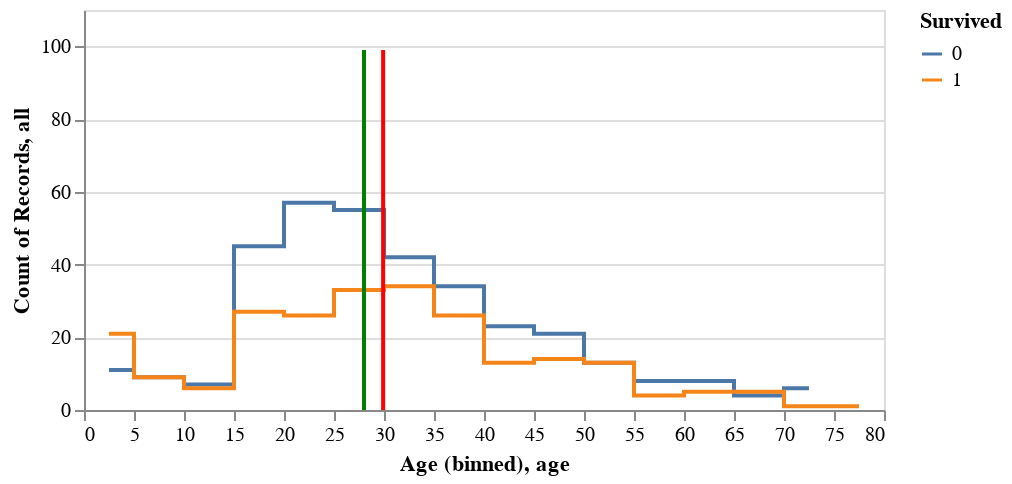

The notebook cell this image was saved under:
### Markdown cell above
We are dropping:
- `Name` as its a text field
- `Ticket` as its a text field
- `Cabin` because most of the values are `na`

### Code cell
age_plot = (
    alt.Chart(train_df)
    .mark_line(interpolate="step")
    .encode(x=alt.X("Age", bin=alt.Bin(maxbins=20)), y="count()", color="Survived:N")
    .properties(width=400, height=200)
)

age_plot + alt.Chart(
    pd.DataFrame(
        data={"age": np.repeat(np.mean(train_df.Age.dropna()), 100), "all": np.arange(0, 100)}
    )
).mark_line(color="red").encode(x="age", y="all") + alt.Chart(
    pd.DataFrame(
        data={"age": np.repeat(np.median(train_df.Age.dropna()), 100), "all": np.arange(0, 100)}
    )
).mark_line(color="green").encode(x="age", y="all")

### Figure 1 — Vega-Lite specification as saved in the notebook (floating-point values rounded to 4 significant figures; data arrays with more than 128 entries replaced by an {"elided": "..."} marker saying what was removed)
{"config": {"view": {"continuousWidth": 400, "continuousHeight": 300}}, "layer": [{"data": {"name": "data-82517b5cced3dedb367dfc6b8ada550f"}, "mark": {"type": "line", "interpolate": "step"}, "encoding": {"color": {"type": "nominal", "field": "Survived"}, "x": {"type": "quantitative", "bin": {"maxbins": 20}, "field": "Age"}, "y": {"type": "quantitative", "aggregate": "count"}}, "height": 200, "width": 400}, {"data": {"name": "data-ce2fe67f81f3658002635b422aad21b0"}, "mark": {"type": "line", "color": "red"}, "encoding": {"x": {"type": "quantitative", "field": "age"}, "y": {"type": "quantitative", "field": "all"}}}, {"data": {"name": "data-546fdf3207b6782c691efba5bdc3cc68"}, "mark": {"type": "line", "color": "green"}, "encoding": {"x": {"type": "quantitative", "field": "age"}, "y": {"type": "quantitative", "field": "all"}}}], "$schema": "https://vega.github.io/schema/vega-lite/v4.8.1.json", "datasets": {"data-82517b5cced3dedb367dfc6b8ada550f": {"elided": "712 records"}, "data-ce2fe67f81f3658002635b422aad21b0": [{"age": 29.91, "all": 0}, {"age": 29.91, "all": 1}, {"age": 29.91, "all": 2}, {"age": 29.91, "all": 3}, {"age": 29.91, "all": 4}, {"age": 29.91, "all": 5}, {"age": 29.91, "all": 6}, {"age": 29.91, "all": 7}, {"age": 29.91, "all": 8}, {"age": 29.91, "all": 9}, {"age": 29.91, "all": 10}, {"age": 29.91, "all": 11}, {"age": 29.91, "all": 12}, {"age": 29.91, "all": 13}, {"age": 29.91, "all": 14}, {"age": 29.91, "all": 15}, {"age": 29.91, "all": 16}, {"age": 29.91, "all": 17}, {"age": 29.91, "all": 18}, {"age": 29.91, "all": 19}, {"age": 29.91, "all": 20}, {"age": 29.91, "all": 21}, {"age": 29.91, "all": 22}, {"age": 29.91, "all": 23}, {"age": 29.91, "all": 24}, {"age": 29.91, "all": 25}, {"age": 29.91, "all": 26}, {"age": 29.91, "all": 27}, {"age": 29.91, "all": 28}, {"age": 29.91, "all": 29}, {"age": 29.91, "all": 30}, {"age": 29.91, "all": 31}, {"age": 29.91, "all": 32}, {"age": 29.91, "all": 33}, {"age": 29.91, "all": 34}, {"age": 29.91, "all": 35}, {"age": 29.91, "all": 36}, {"age": 29.91, "all": 37}, {"age": 29.91, "all": 38}, {"age": 29.91, "all": 39}, {"age": 29.91, "all": 40}, {"age": 29.91, "all": 41}, {"age": 29.91, "all": 42}, {"age": 29.91, "all": 43}, {"age": 29.91, "all": 44}, {"age": 29.91, "all": 45}, {"age": 29.91, "all": 46}, {"age": 29.91, "all": 47}, {"age": 29.91, "all": 48}, {"age": 29.91, "all": 49}, {"age": 29.91, "all": 50}, {"age": 29.91, "all": 51}, {"age": 29.91, "all": 52}, {"age": 29.91, "all": 53}, {"age": 29.91, "all": 54}, {"age": 29.91, "all": 55}, {"age": 29.91, "all": 56}, {"age": 29.91, "all": 57}, {"age": 29.91, "all": 58}, {"age": 29.91, "all": 59}, {"age": 29.91, "all": 60}, {"age": 29.91, "all": 61}, {"age": 29.91, "all": 62}, {"age": 29.91, "all": 63}, {"age": 29.91, "all": 64}, {"age": 29.91, "all": 65}, {"age": 29.91, "all": 66}, {"age": 29.91, "all": 67}, {"age": 29.91, "all": 68}, {"age": 29.91, "all": 69}, {"age": 29.91, "all": 70}, {"age": 29.91, "all": 71}, {"age": 29.91, "all": 72}, {"age": 29.91, "all": 73}, {"age": 29.91, "all": 74}, {"age": 29.91, "all": 75}, {"age": 29.91, "all": 76}, {"age": 29.91, "all": 77}, {"age": 29.91, "all": 78}, {"age": 29.91, "all": 79}, {"age": 29.91, "all": 80}, {"age": 29.91, "all": 81}, {"age": 29.91, "all": 82}, {"age": 29.91, "all": 83}, {"age": 29.91, "all": 84}, {"age": 29.91, "all": 85}, {"age": 29.91, "all": 86}, {"age": 29.91, "all": 87}, {"age": 29.91, "all": 88}, {"age": 29.91, "all": 89}, {"age": 29.91, "all": 90}, {"age": 29.91, "all": 91}, {"age": 29.91, "all": 92}, {"age": 29.91, "all": 93}, {"age": 29.91, "all": 94}, {"age": 29.91, "all": 95}, {"age": 29.91, "all": 96}, {"age": 29.91, "all": 97}, {"age": 29.91, "all": 98}, {"age": 29.91, "all": 99}], "data-546fdf3207b6782c691efba5bdc3cc68": [{"age": 28.0, "all": 0}, {"age": 28.0, "all": 1}, {"age": 28.0, "all": 2}, {"age": 28.0, "all": 3}, {"age": 28.0, "all": 4}, {"age": 28.0, "all": 5}, {"age": 28.0, "all": 6}, {"age": 28.0, "all": 7}, {"age": 28.0, "all": 8}, {"age": 28.0, "all": 9}, {"age": 28.0, "all": 10}, {"age": 28.0, "all": 11}, {"age": 28.0, "all": 12}, {"age": 28.0, "all": 13}, {"age": 28.0, "all": 14}, {"age": 28.0, "all": 15}, {"age": 28.0, "all": 16}, {"age": 28.0, "all": 17}, {"age": 28.0, "all": 18}, {"age": 28.0, "all": 19}, {"age": 28.0, "all": 20}, {"age": 28.0, "all": 21}, {"age": 28.0, "all": 22}, {"age": 28.0, "all": 23}, {"age": 28.0, "all": 24}, {"age": 28.0, "all": 25}, {"age": 28.0, "all": 26}, {"age": 28.0, "all": 27}, {"age": 28.0, "all": 28}, {"age": 28.0, "all": 29}, {"age": 28.0, "all": 30}, {"age": 28.0, "all": 31}, {"age": 28.0, "all": 32}, {"age": 28.0, "all": 33}, {"age": 28.0, "all": 34}, {"age": 28.0, "all": 35}, {"age": 28.0, "all": 36}, {"age": 28.0, "all": 37}, {"age": 28.0, "all": 38}, {"age": 28.0, "all": 39}, {"age": 28.0, "all": 40}, {"age": 28.0, "all": 41}, {"age": 28.0, "all": 42}, {"age": 28.0, "all": 43}, {"age": 28.0, "all": 44}, {"age": 28.0, "all": 45}, {"age": 28.0, "all": 46}, {"age": 28.0, "all": 47}, {"age": 28.0, "all": 48}, {"age": 28.0, "all": 49}, {"age": 28.0, "all": 50}, {"age": 28.0, "all": 51}, {"age": 28.0, "all": 52}, {"age": 28.0, "all": 53}, {"age": 28.0, "all": 54}, {"age": 28.0, "all": 55}, {"age": 28.0, "all": 56}, {"age": 28.0, "all": 57}, {"age": 28.0, "all": 58}, {"age": 28.0, "all": 59}, {"age": 28.0, "all": 60}, {"age": 28.0, "all": 61}, {"age": 28.0, "all": 62}, {"age": 28.0, "all": 63}, {"age": 28.0, "all": 64}, {"age": 28.0, "all": 65}, {"age": 28.0, "all": 66}, {"age": 28.0, "all": 67}, {"age": 28.0, "all": 68}, {"age": 28.0, "all": 69}, {"age": 28.0, "all": 70}, {"age": 28.0, "all": 71}, {"age": 28.0, "all": 72}, {"age": 28.0, "all": 73}, {"age": 28.0, "all": 74}, {"age": 28.0, "all": 75}, {"age": 28.0, "all": 76}, {"age": 28.0, "all": 77}, {"age": 28.0, "all": 78}, {"age": 28.0, "all": 79}, {"age": 28.0, "all": 80}, {"age": 28.0, "all": 81}, {"age": 28.0, "all": 82}, {"age": 28.0, "all": 83}, {"age": 28.0, "all": 84}, {"age": 28.0, "all": 85}, {"age": 28.0, "all": 86}, {"age": 28.0, "all": 87}, {"age": 28.0, "all": 88}, {"age": 28.0, "all": 89}, {"age": 28.0, "all": 90}, {"age": 28.0, "all": 91}, {"age": 28.0, "all": 92}, {"age": 28.0, "all": 93}, {"age": 28.0, "all": 94}, {"age": 28.0, "all": 95}, {"age": 28.0, "all": 96}, {"age": 28.0, "all": 97}, {"age": 28.0, "all": 98}, {"age": 28.0, "all": 99}]}}
